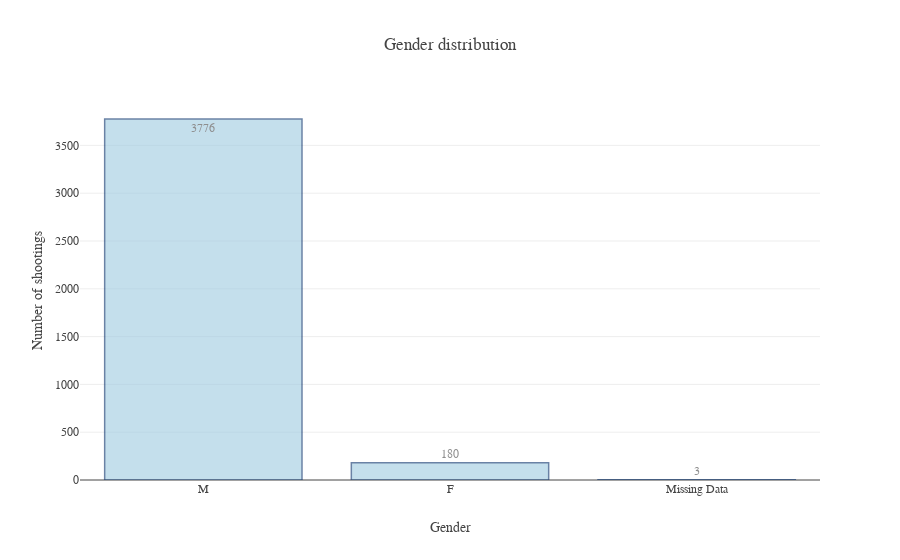

Notebook cell for this chart:
### Markdown cell above
## Feature Distributions
---

Often times it's useful to look at how many times a certain value appears in column, especially if the column has categorical values.

The next few bar plots show various distributions for some of the columns in the dataset.
* **Gender distribution**: Look at how many M/F and missing values are in the entire dataset. "Missing Data" means the gender information is missing from the dataset. In the dataset this is represented as NaN (not a number).
* **Race distribution**: Look at how many fatal shootings for each race occur in the dataset.
* **Manner of death distribution**: See how many different manner of deaths there are for entire dataset.
* **Flee distribution**: Data is recorded whether the person shot was trying to flee from the police.

### Code cell
# Gender distribution
gender_counts = data['gender'].value_counts(dropna=False)
x = gender_counts.index.fillna('Missing Data')
y = gender_counts.values

# Create trace
trace_data = go.Bar(x=x,
                    y=y,
                    text=y,
                    textposition = 'auto',
                    marker=dict(
                        color='rgb(158,202,225)',
                        line=dict(
                            color='rgb(8,48,107)',
                            width=1.5),
                    ),
                    opacity=0.6
                   )

# Create layour
layout = go.Layout(font = dict(family = "Overpass"),
                   title = "Gender distribution",
                   xaxis = dict(title = "Gender"),
                   yaxis = dict(title = "Number of shootings")
                  )
fig = go.FigureWidget(data=[trace_data], layout=layout)
plotly.offline.iplot(fig , validate=False, show_link=False, image='png', filename='gender-distribution')

### Figure 1 — Plotly figure (JSON) as saved in the notebook; plotly's stock layout.template omitted (floating-point values rounded to 4 significant figures)
{"data": [{"marker": {"color": "rgb(158,202,225)", "line": {"color": "rgb(8,48,107)", "width": 1.5}}, "opacity": 0.6, "text": [3776, 180, 3], "textposition": "auto", "type": "bar", "uid": "be4d5af3-ae76-47b6-b470-73ffa3e04094", "x": ["M", "F", "Missing Data"], "y": [3776, 180, 3]}], "layout": {"font": {"family": "Overpass"}, "title": "Gender distribution", "xaxis": {"title": "Gender"}, "yaxis": {"title": "Number of shootings"}}}
